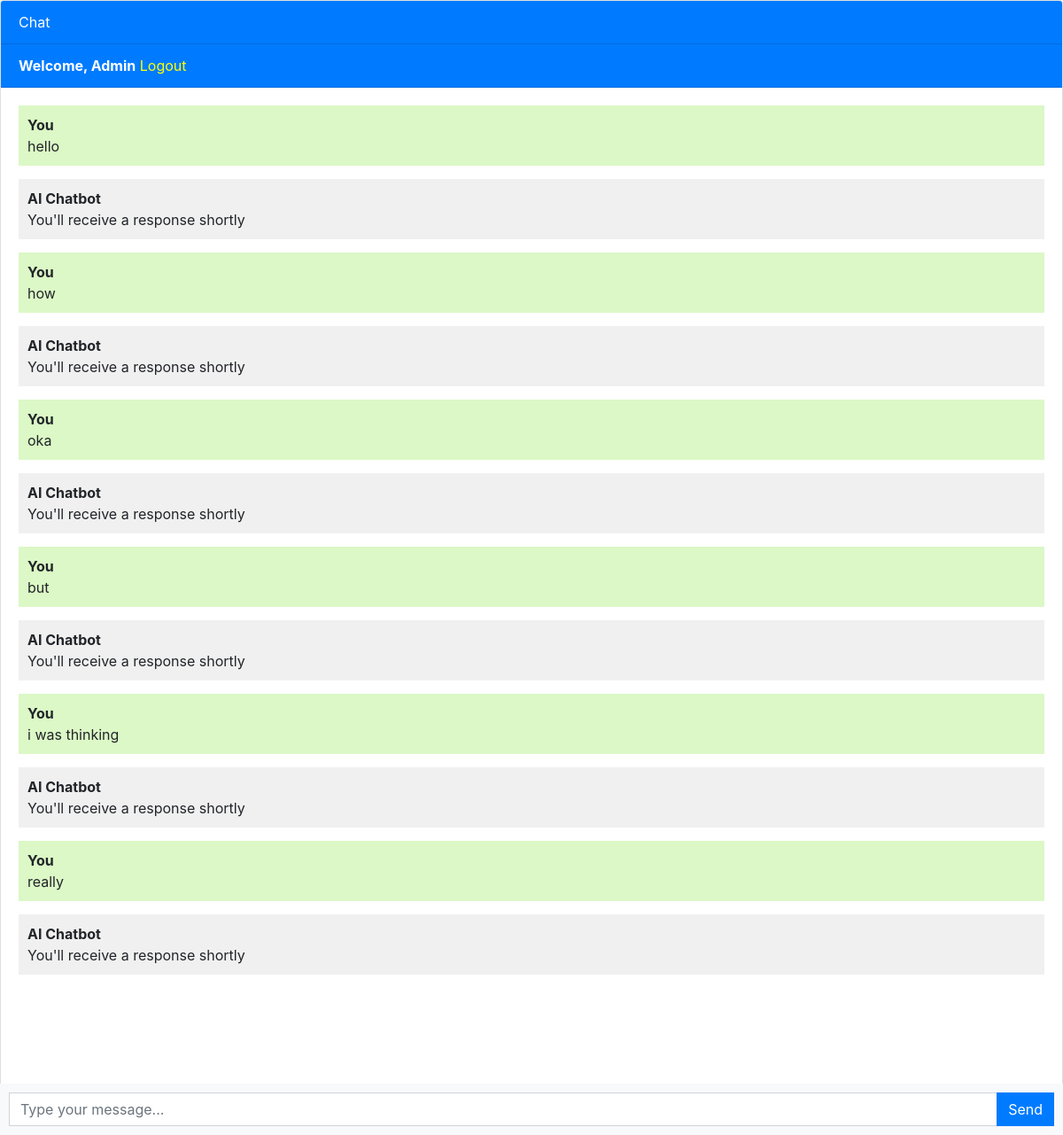
Screenshot of / (signed in) with the database file from the repository.
### chatbot/models.py (models this page shows, shortened)
class Chat(models.Model):
    user = models.ForeignKey(User, on_delete=models.CASCADE)
    message = models.TextField()
    response = models.TextField()
    created_at = models.DateTimeField(auto_now_add=True)

### chatbot/views.py (the view, shortened to what this page needs)
# urls.py: path('', views.chatbot, name='chatbot'),
def chatbot(request):
    chats = Chat.objects.filter(user=request.user)
    return render(request, 'chatbot.html', {'chats': chats})

### templates/chatbot.html (shortened to what this page needs)
{% extends 'base.html' %}
{% block content %}
<div class="chat-container">
  <div class="card flex-grow-1">
    <div class="card-header bg-primary text-white">Chat</div>
    {% if user.is_authenticated %}
    <div class="card-header bg-primary text-white"><b>Welcome, {{user.username}}</b>   <a style="color: yellow;" href="logout">Logout</a></div>
    {% else %}
    <div class="card-header bg-primary text-white"><a style="color: yellow" href="login">Login</a>   <a style="color: yellow;" href="register">Register</a></div>
    {% endif %}
    <div class="card-body messages-box">
      <ul class="list-unstyled messages-list">
        {% for chat in chats %}
          {% if chat.user == request.user %}
            <li class="message sent">
          <div class="message-text">
            <div class="message-sender">
              <b>You</b>
            </div>
            <div class="message-content">
              {{chat.message}}
            </div>
          </div>
        </li>
        <li class="message received">
          <div class="message-text">
            <div class="message-sender">
              <b>AI Chatbot</b>
            </div>
            <div class="message-content">
              {{chat.response}}
            </div>
          </div>
        </li>
          {% endif %}
        {% endfor %}
      </ul>
    </div>
    <br><br>
    <br><br>
    <br><br>
  </div>
  <form class="message-form">
    <div class="input-group">
      <input type="text" class="form-control message-input" placeholder="Type your message...">
      <div class="input-group-append">
        <button type="submit" class="btn btn-primary btn-send">Send</button>
      </div>
    </div>
  </form>
</div>
{% endblock %}

### templates/base.html (shortened to what this page needs)
<!DOCTYPE html>
<html lang="en">
  <head>
    <link rel="stylesheet" href="https://stackpath.bootstrapcdn.com/bootstrap/4.3.1/css/bootstrap.min.css">
  </head>
  <body>
    {% block content %}{% endblock %}
  </body>
</html>

### templates/chatbot.html (style rules this page uses)
body, html { height: 100%; }
.messages-box { flex: 1; overflow-y: auto; }
.messages-list { padding-left: 0; }
.message { margin-bottom: 15px; list-style: none; }
.message-text { padding: 10px; border-radius: 5px; }
.sent { background-color: #dcf8c6; align-self: flex-end; }
.received { background-color: #f1f0f0; align-self: flex-start; }
.message-form { display: flex; position: fixed; bottom: 0; left: 0; right: 0; padding: 10px; background-color: #f8f9fa; }
.message-input { flex: 1; border-radius: 0; border-right: none; }
.btn-send { border-radius: 0; }
.chat-container { height: 100%; display: flex; flex-direction: column; }

### rows the page displays
Chat: message "hello", response "You'll receive a response shortly"
Chat: message "how", response "You'll receive a response shortly"
Chat: message "oka", response "You'll receive a response shortly"
Chat: message "but", response "You'll receive a response shortly"
Chat: message "i was thinking", response "You'll receive a response shortly"
Chat: message "really", response "You'll receive a response shortly"

### other values shown
{{ user.username }} "Admin"
